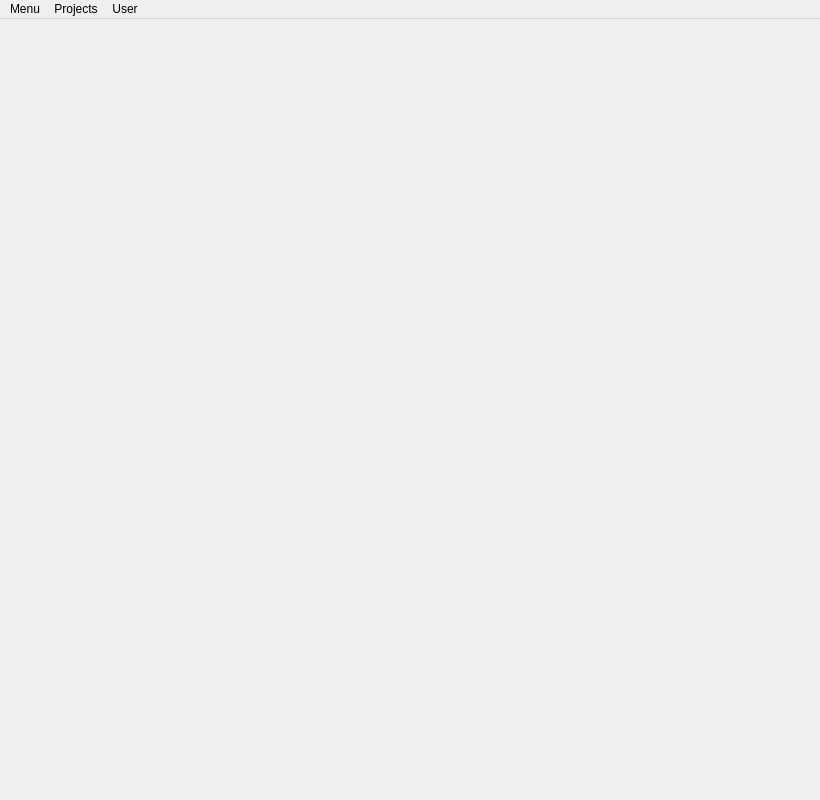
<?xml version="1.0" encoding="UTF-8"?>
<ui version="4.0">
 <class>MainWindow</class>
 <widget class="QMainWindow" name="MainWindow">
  <property name="windowModality">
   <enum>Qt::ApplicationModal</enum>
  </property>
  <property name="geometry">
   <rect>
    <x>0</x>
    <y>0</y>
    <width>820</width>
    <height>800</height>
   </rect>
  </property>
  <property name="minimumSize">
   <size>
    <width>600</width>
    <height>600</height>
   </size>
  </property>
  <property name="windowTitle">
   <string>TACTIC handler</string>
  </property>
  <property name="styleSheet">
   <string notr="true">QTreeView {
    show-decoration-selected: 1;
}
QTreeView::item {
	border-style: outset;
	border-width: 1px;
	border-color:  rgba(75, 75, 75, 75);
	border-radius: 1px;
	padding: 0px;
	background: rgba(175, 175, 175, 25);
}

QTreeView::item:hover {
    background: rgba(175, 175, 175, 50);
    border: 1px solid rgba(128, 128, 128, 75);
}
QTreeView::item:selected {
    border: 1px solid transparent;
}
QTreeView::item:selected:active{
	background: rgba(82, 133, 166, 255);
    border: 1px solid transparent;
}
QTreeView::item:selected:!active {
	background: rgba(82, 133, 166, 255);
    border: 1px solid transparent;
}
QTreeView::item:selected{
    selection-background-color: transparent;
    border: 1px solid transparent;
}
QDockWidget::title{
    padding: 4px;
    border-radius: 3px;
	padding-left: 10px;
    background-color: rgba(0,0,0,64);
}
QDockWidget::close-button, QDockWidget::float-button {
	padding: 0px;
}

QDockWidget {
    border: 0px ;
    border-radius: 0px;
}
QDockWidget::close-button {
    border: none;
}
QTabWidget::pane {
    border: 0px;
}
QTabBar::tab {
    background: transparent;
    border: 2px solid transparent;
    border-top-right-radius: 0px;
    border-top-left-radius: 0px;
    border-bottom-right-radius: 3px;
    border-bottom-left-radius: 3px;
    padding: 4px;
}
QTabBar::tab:selected, QTabBar::tab:hover {
    background: qlineargradient(x1: 0, y1: 0, x2: 0, y2: 1, stop: 0 rgba(255, 255, 255, 32), stop: 1 rgba(255, 255, 255, 48));
}
QTabBar::tab:selected {
    border-color: transparent;
}
QTabBar::tab:!selected {
    margin-top: 0px;
}
QGroupBox {
	background: qlineargradient(x1: 0, y1: 0, x2: 0, y2: 1, stop: 0 rgba(175, 175, 175, 16), stop: 1 rgba(0, 0, 0, 0));
	border: 0px;
    border-radius: 4px;
    padding: 0px 8px;
}

QGroupBox::title {
    subcontrol-origin: margin;
    subcontrol-position: left top; 
    padding: 2 6px;
	background-color: transparent;
    border-bottom: 2px solid qlineargradient(spread:pad, x1:0, y1:0, x2:1, y2:0, stop:0 rgba(128, 128, 128, 64), stop:1 rgba(128, 128,128, 0));
}
</string>
  </property>
  <property name="locale">
   <locale language="English" country="UnitedStates"/>
  </property>
  <property name="windowFilePath">
   <string notr="true"/>
  </property>
  <property name="dockNestingEnabled">
   <bool>true</bool>
  </property>
  <property name="dockOptions">
   <set>QMainWindow::AllowNestedDocks|QMainWindow::AllowTabbedDocks|QMainWindow::AnimatedDocks</set>
  </property>
  <widget class="QWidget" name="mainwidget"/>
  <widget class="QMenuBar" name="menubar">
   <property name="geometry">
    <rect>
     <x>0</x>
     <y>0</y>
     <width>820</width>
     <height>21</height>
    </rect>
   </property>
   <widget class="QMenu" name="menuConfig">
    <property name="title">
     <string>Menu</string>
    </property>
    <addaction name="actionConfiguration"/>
    <addaction name="actionSave_Preferences"/>
    <addaction name="actionReloadCache"/>
    <addaction name="actionApply_to_all_Tabs"/>
    <addaction name="actionDock_undock"/>
    <addaction name="separator"/>
    <addaction name="actionScriptEditor"/>
    <addaction name="actionDebug_Log"/>
    <addaction name="separator"/>
    <addaction name="actionUpdate"/>
    <addaction name="separator"/>
    <addaction name="separator"/>
    <addaction name="actionExit"/>
   </widget>
   <widget class="QMenu" name="menuProject">
    <property name="tearOffEnabled">
     <bool>true</bool>
    </property>
    <property name="title">
     <string>Projects</string>
    </property>
   </widget>
   <widget class="QMenu" name="menuUser">
    <property name="title">
     <string>User</string>
    </property>
    <addaction name="actionEdit_My_Account"/>
    <addaction name="actionMessages"/>
    <addaction name="actionDashboard"/>
   </widget>
   <addaction name="menuConfig"/>
   <addaction name="menuProject"/>
   <addaction name="menuUser"/>
  </widget>
  <action name="actionConfiguration">
   <property name="text">
    <string>Configuration</string>
   </property>
  </action>
  <action name="actionUpdate">
   <property name="text">
    <string>Update</string>
   </property>
  </action>
  <action name="actionExit">
   <property name="text">
    <string>Exit</string>
   </property>
  </action>
  <action name="actionApply_to_all_Tabs">
   <property name="text">
    <string>Current view to All Tabs</string>
   </property>
  </action>
  <action name="actionScriptEditor">
   <property name="text">
    <string>Script Editor</string>
   </property>
  </action>
  <action name="actionDock_undock">
   <property name="text">
    <string>Dock/undock</string>
   </property>
  </action>
  <action name="actionDebug_Log">
   <property name="text">
    <string>Debug Log</string>
   </property>
  </action>
  <action name="actionCheckin_Checkout">
   <property name="checkable">
    <bool>true</bool>
   </property>
   <property name="checked">
    <bool>true</bool>
   </property>
   <property name="text">
    <string>Checkin / Checkout</string>
   </property>
  </action>
  <action name="actionMy_Tactic">
   <property name="checkable">
    <bool>true</bool>
   </property>
   <property name="text">
    <string>My Tactic</string>
   </property>
  </action>
  <action name="actionAssets_browser">
   <property name="text">
    <string>Assets browser</string>
   </property>
  </action>
  <action name="actionEdit_My_Account">
   <property name="text">
    <string>Edit My Account</string>
   </property>
  </action>
  <action name="actionMessages">
   <property name="text">
    <string>My Messages</string>
   </property>
  </action>
  <action name="actionDashboard">
   <property name="text">
    <string>My Dashboard</string>
   </property>
  </action>
  <action name="actionSave_Preferences">
   <property name="text">
    <string>Save Preferences</string>
   </property>
  </action>
  <action name="actionReloadCache">
   <property name="text">
    <string>Reload Cache</string>
   </property>
  </action>
 </widget>
 <resources/>
 <connections/>
</ui>
